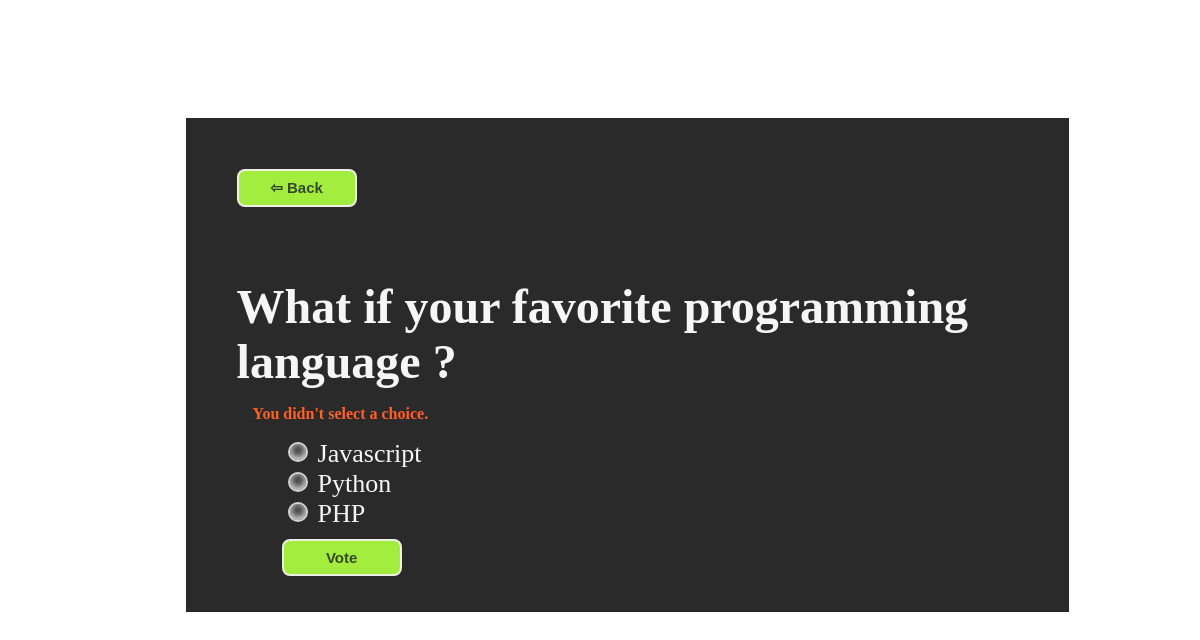
The app's page /polls/3/vote/, older data.
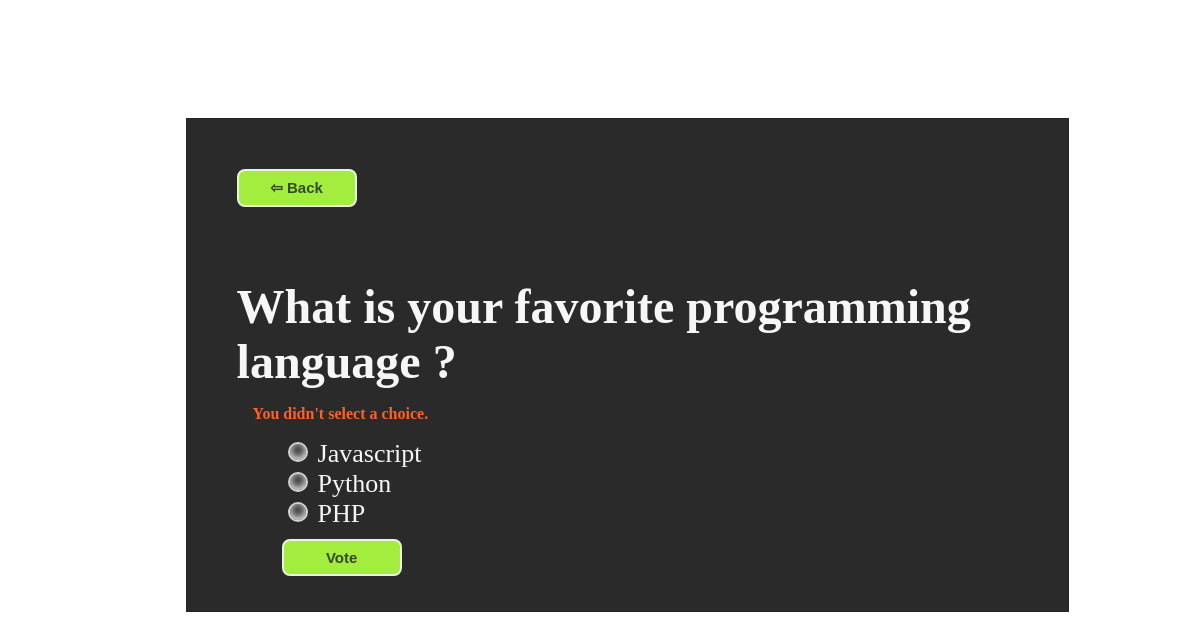
The same page, newer data.
### polls/models.py (models this page shows, shortened)
class Question(models.Model):
    question_text = models.CharField(max_length=200)
    pub_date = models.DateTimeField("date published")
    def was_published_recently(self):
        now = timezone.now()
        return now - datetime.timedelta(days=1) <= self.pub_date <= now
    was_published_recently.admin_order_field = "pub_date"
    was_published_recently.boolean = True
    was_published_recently.short_description = "Published recently?"

### polls/views.py (the view)
# urls.py: path("<int:question_id>/vote/", views.vote, name="vote"),
def vote(request, question_id):
    question = get_object_or_404(Question, pk=question_id)
    try:
        selected_choice = question.choice_set.get(pk=request.POST["choice"])
    except (KeyError, Choice.DoesNotExist):
        return render(
            request,
            "polls/detail.html",
            {"question": question, "error_message": "You didn't select a choice.",},
        )
    else:
        selected_choice.votes += 1
        selected_choice.save()
        return HttpResponseRedirect(reverse("polls:results", args=(question.id,)))

### polls/templates/polls/detail.html (shortened to what this page needs)
{% load static %}
<link rel="stylesheet" type="text/css" href="{% static 'polls/style.css' %}" />
<head>
</head>
<body>
  <div class="box">
    <form action="{% url 'polls:index' %}">
      <button id="homeBtn" type="submit">⇦ Back</button>
    </form>
    <h1>{{ question.question_text }}</h1>
    {% if error_message %}
    <p id="errorMessage"><strong>{{ error_message }}</strong></p>
    {% endif %}
    <form action="{% url 'polls:vote' question.id %}" method="post">
      {% csrf_token %} {% for choice in question.choice_set.all %}
      <label id="label" for="choice{{ forloop.counter }}"
        >{{ choice.choice_text }}</label
      ><br />
      {% endfor %}
      <button id="btn" type="submit">Vote</button>
    </form>
  </div>
</body>

Row changes from the older to the newer data that the page shows:
changed Question: question_text "What if your favorite programming language ?" → "What is your favorite programming language ?"
